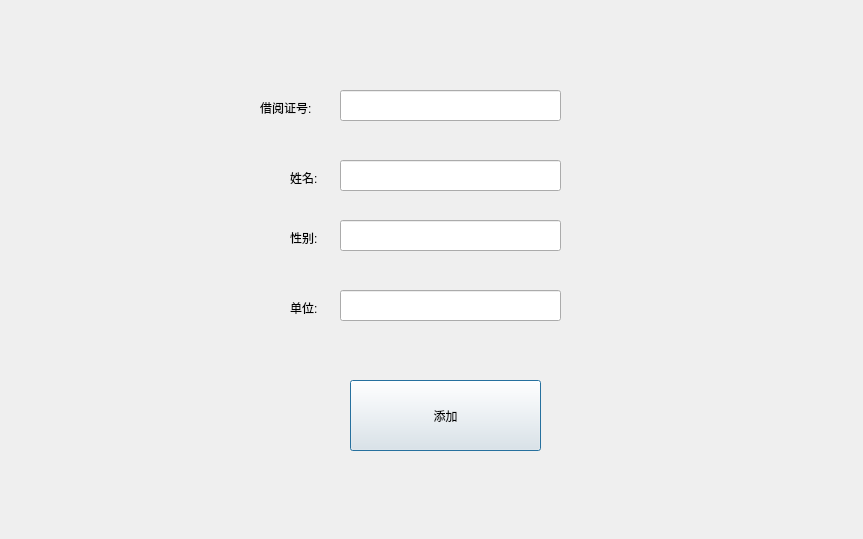
<?xml version="1.0" encoding="UTF-8"?>
<ui version="4.0">
 <class>Dialog</class>
 <widget class="QDialog" name="Dialog">
  <property name="geometry">
   <rect>
    <x>0</x>
    <y>0</y>
    <width>863</width>
    <height>539</height>
   </rect>
  </property>
  <property name="windowTitle">
   <string>添加读者信息</string>
  </property>
  <widget class="QLabel" name="label">
   <property name="geometry">
    <rect>
     <x>260</x>
     <y>100</y>
     <width>72</width>
     <height>15</height>
    </rect>
   </property>
   <property name="text">
    <string>借阅证号:</string>
   </property>
  </widget>
  <widget class="QLineEdit" name="lineEdit">
   <property name="geometry">
    <rect>
     <x>340</x>
     <y>90</y>
     <width>221</width>
     <height>31</height>
    </rect>
   </property>
  </widget>
  <widget class="QLabel" name="label_2">
   <property name="geometry">
    <rect>
     <x>290</x>
     <y>170</y>
     <width>72</width>
     <height>15</height>
    </rect>
   </property>
   <property name="text">
    <string>姓名:</string>
   </property>
  </widget>
  <widget class="QLabel" name="label_3">
   <property name="geometry">
    <rect>
     <x>290</x>
     <y>230</y>
     <width>72</width>
     <height>15</height>
    </rect>
   </property>
   <property name="text">
    <string>性别:</string>
   </property>
  </widget>
  <widget class="QLabel" name="label_4">
   <property name="geometry">
    <rect>
     <x>290</x>
     <y>300</y>
     <width>72</width>
     <height>15</height>
    </rect>
   </property>
   <property name="text">
    <string>单位:</string>
   </property>
  </widget>
  <widget class="QLineEdit" name="lineEdit_2">
   <property name="geometry">
    <rect>
     <x>340</x>
     <y>160</y>
     <width>221</width>
     <height>31</height>
    </rect>
   </property>
  </widget>
  <widget class="QLineEdit" name="lineEdit_3">
   <property name="geometry">
    <rect>
     <x>340</x>
     <y>220</y>
     <width>221</width>
     <height>31</height>
    </rect>
   </property>
  </widget>
  <widget class="QLineEdit" name="lineEdit_4">
   <property name="geometry">
    <rect>
     <x>340</x>
     <y>290</y>
     <width>221</width>
     <height>31</height>
    </rect>
   </property>
  </widget>
  <widget class="QPushButton" name="pushButton">
   <property name="geometry">
    <rect>
     <x>350</x>
     <y>380</y>
     <width>191</width>
     <height>71</height>
    </rect>
   </property>
   <property name="text">
    <string>添加</string>
   </property>
  </widget>
 </widget>
 <resources/>
 <connections/>
</ui>
